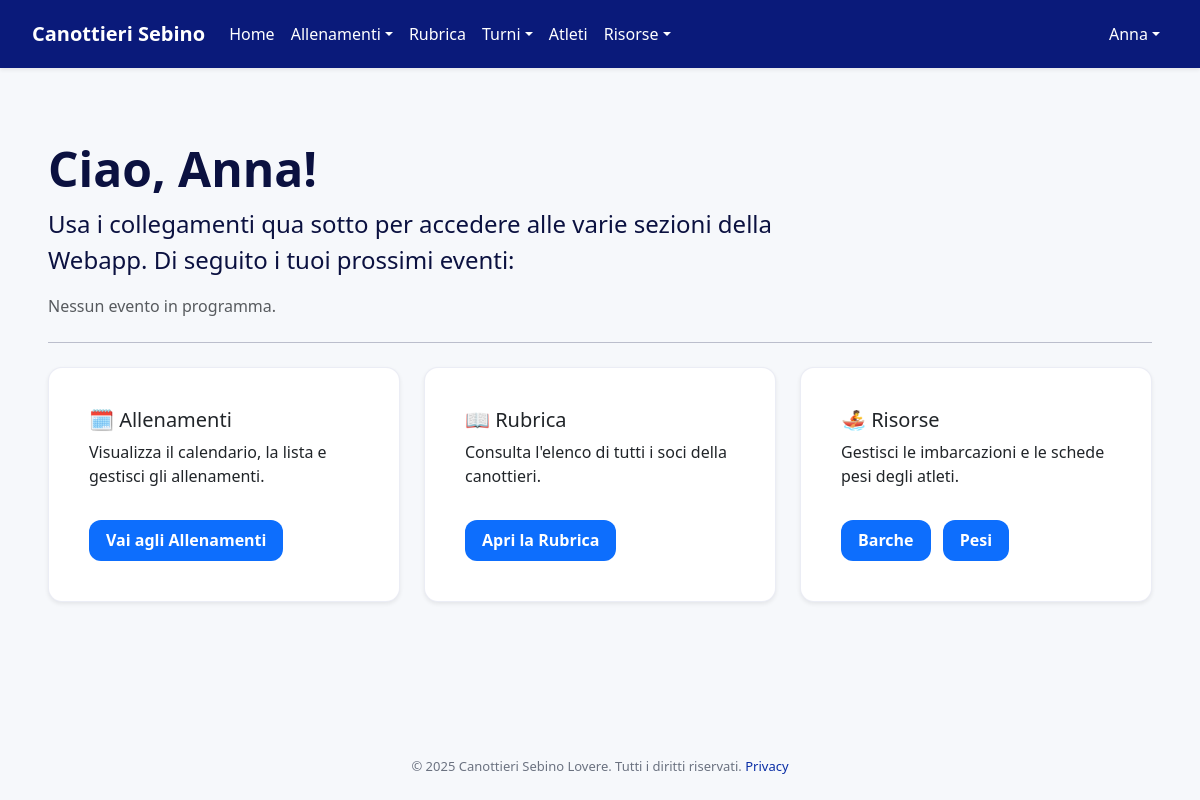
Page /dashboard (signed in) on the earlier database version.
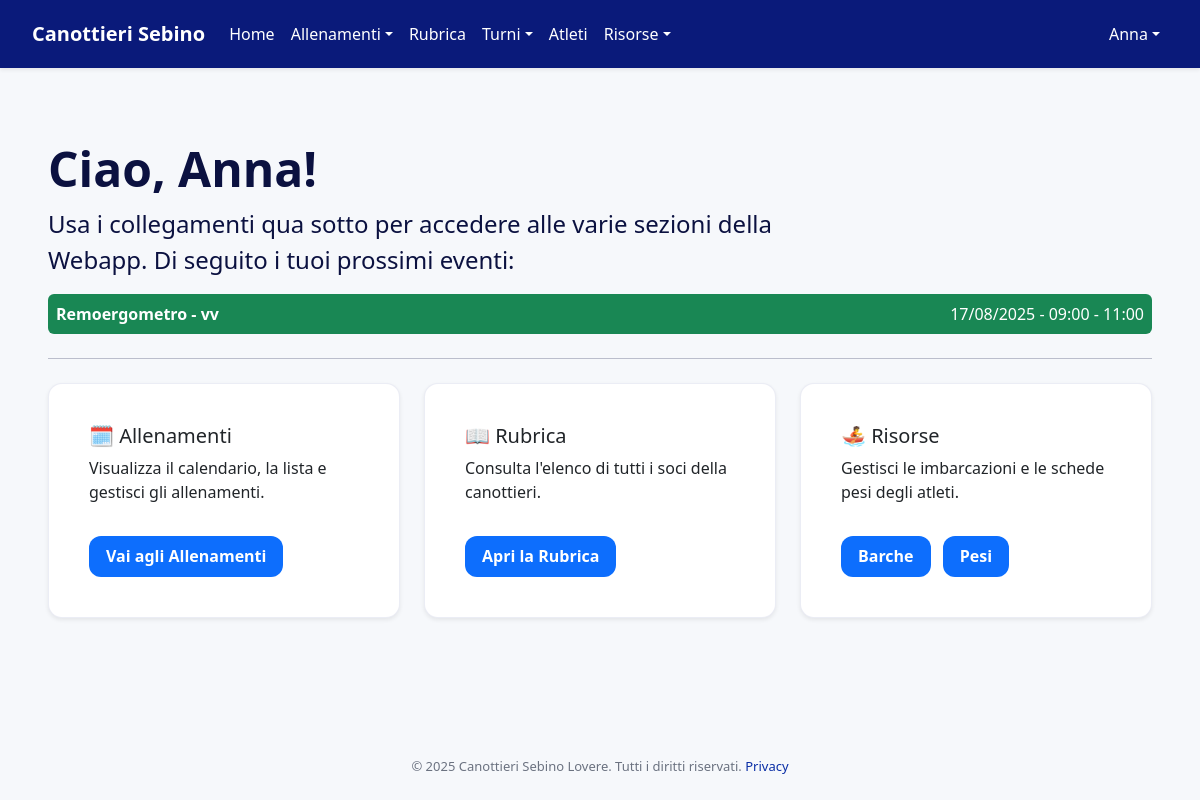
Same page on the later database version.
### models.py (models this page shows)
class Allenamento(Base):
    __tablename__ = "allenamenti"
    id = Column(Integer, primary_key=True, index=True)
    tipo = Column(String, nullable=False)
    descrizione = Column(String)
    data = Column(Date, nullable=False)
    orario = Column(String)
    time_start = Column(Time, nullable=True)
    time_end = Column(Time, nullable=True)
    recurrence = Column(String(20), nullable=True)
    repeat_until = Column(Date, nullable=True)
    barca_id = Column(ForeignKey('barche.id'), nullable=True)
    coach_id = Column(ForeignKey('users.id'), nullable=True)
    recurrence_id = Column(String, index=True, nullable=True)
    categories = relationship(
        "Categoria", secondary=allenamento_categoria_association, back_populates="allenamenti"
    )
    coaches = relationship(
        "User", secondary=allenamento_coach_association, back_populates="allenamenti_seguiti"
    )
    barca = relationship("Barca", lazy="selectin")
    coach = relationship("User", foreign_keys=[coach_id], lazy="selectin")

### routers/users.py (the view)
@router.get("/dashboard", response_class=HTMLResponse)
async def dashboard(
    request: Request,
    db: Session = Depends(get_db),
    current_user: models.User = Depends(get_current_user),
):
    today = date.today()
    events = []
    if current_user.is_atleta:
        allenamenti = (
            db.query(models.Allenamento)
            .join(models.Allenamento.categories)
            .options(
                joinedload(models.Allenamento.categories),
                joinedload(models.Allenamento.coaches),
            )
            .filter(
                models.Categoria.nome == current_user.category,
                models.Allenamento.data >= today,
            )
            .order_by(models.Allenamento.data, models.Allenamento.orario)
            .all()
        )
        for a in allenamenti:
            start_dt, end_dt = parse_orario(a.data, a.orario)
            events.append(
                {
                    "type": "allenamento",
                    "title": f"{a.tipo} - {a.descrizione}" if a.descrizione else a.tipo,
                    "date": a.data,
                    "start": start_dt,
                    "end": end_dt,
                    "color": get_color_for_type(a.tipo),
                    "description": a.descrizione or "Nessuna descrizione.",
                    "categories": ", ".join(c.nome for c in a.categories) if a.categories else "Nessuna",
                    "coaches": ", ".join(f"{c.first_name} {c.last_name}" for c in a.coaches) if a.coaches else "Nessuno",
                    "recurrence": "Sì" if a.recurrence_id else "No",
                }
            )
    if current_user.is_allenatore:
        turni = (
            db.query(models.Turno)
            .filter(models.Turno.user_id == current_user.id, models.Turno.data >= today)
            .order_by(models.Turno.data, models.Turno.fascia_oraria)
            .all()
        )
        for t in turni:
            start_hour, end_hour = (8, 12) if t.fascia_oraria == "Mattina" else (17, 21)
            start_dt = datetime.combine(t.data, time(hour=start_hour))
            end_dt = datetime.combine(t.data, time(hour=end_hour))
            events.append(
                {
                    "type": "turno",
                    "title": f"Turno {t.fascia_oraria}",
                    "date": t.data,
                    "start": start_dt,
                    "end": end_dt,
                    "fascia": t.fascia_oraria,
                    "description": f"Turno {t.fascia_oraria}",
                }
            )
        allenamenti_coach = (
            db.query(models.Allenamento)
            .join(models.Allenamento.coaches)
            .options(
                joinedload(models.Allenamento.categories),
                joinedload(models.Allenamento.coaches),
            )
            .filter(models.User.id == current_user.id, models.Allenamento.data >= today)
            .order_by(models.Allenamento.data, models.Allenamento.orario)
            .all()
        )
        for a in allenamenti_coach:
            start_dt, end_dt = parse_orario(a.data, a.orario)
            events.append(
                {
                    "type": "allenamento",
                    "title": f"{a.tipo} - {a.descrizione}" if a.descrizione else a.tipo,
                    "date": a.data,
                    "start": start_dt,
                    "end": end_dt,
                    "color": get_color_for_type(a.tipo),
                    "description": a.descrizione or "Nessuna descrizione.",
                    "categories": ", ".join(c.nome for c in a.categories) if a.categories else "Nessuna",
                    "coaches": ", ".join(f"{c.first_name} {c.last_name}" for c in a.coaches) if a.coaches else "Nessuno",
                    "recurrence": "Sì" if a.recurrence_id else "No",
                }
            )
    events.sort(key=lambda e: e["start"])
    events = events[:5]
    return templates.TemplateResponse(
        "dashboard.html",
        {"request": request, "current_user": current_user, "events": events},
    )

### templates/dashboard.html (shortened to what this page needs)
{% extends "layout/base.html" %}
{% block content %}
<div class="container-fluid px-4 py-5">
    <h1 class="display-5 fw-bold">Ciao, {{ current_user.first_name or current_user.username }}!</h1>
    <p class="col-lg-8 fs-4">Usa i collegamenti qua sotto per accedere alle varie sezioni della Webapp. Di seguito i tuoi prossimi eventi:</p>
    <div class="mb-4">
        {% if events %}
            {% for ev in events %}
                {% if ev.type == 'allenamento' %}
                <div class="dashboard-event p-2 mb-2 rounded text-white d-flex justify-content-between align-items-center"
                     style="background-color: {{ ev.color }};"
                     data-title="{{ ev.title }}"
                     data-date="{{ ev.date.strftime('%A, %d %B %Y') }}"
                     data-time="{{ ev.start.strftime('%H:%M') }}{% if ev.end %} - {{ ev.end.strftime('%H:%M') }}{% endif %}"
                     data-description="{{ ev.description }}"
                     data-categories="{{ ev.categories }}"
                     data-coaches="{{ ev.coaches }}"
                     data-recurrence="{{ ev.recurrence }}">
                    <span class="fw-semibold">{{ ev.title }}</span>
                    <span>{{ ev.date.strftime('%d/%m/%Y') }} - {{ ev.start.strftime('%H:%M') }}{% if ev.end %} - {{ ev.end.strftime('%H:%M') }}{% endif %}</span>
                </div>
                {% endif %}
            {% endfor %}
        {% else %}
        <p class="text-muted">Nessun evento in programma.</p>
        {% endif %}
    </div>
    <hr class="my-4">
    <div class="row g-4">
        <div class="col-md-6 col-lg-4">
            <div class="card h-100 shadow-sm">
                <div class="card-body d-flex flex-column">
                    <h5 class="card-title">🗓️ Allenamenti</h5>
                    <p class="card-text">Visualizza il calendario, la lista e gestisci gli allenamenti.</p>
                    <div class="mt-auto pt-3">
                        <a href="/calendario" class="btn btn-primary">Vai agli Allenamenti</a>
                    </div>
                </div>
            </div>
        </div>
        <div class="col-md-6 col-lg-4">
            <div class="card h-100 shadow-sm">
                <div class="card-body d-flex flex-column">
                    <h5 class="card-title">📖 Rubrica</h5>
                    <p class="card-text">Consulta l'elenco di tutti i soci della canottieri.</p>
                    <div class="mt-auto pt-3">
                        <a href="/rubrica" class="btn btn-primary">Apri la Rubrica</a>
                    </div>
                </div>
            </div>
        </div>
        <div class="col-md-6 col-lg-4">
            <div class="card h-100 shadow-sm">
                <div class="card-body d-flex flex-column">
                    <h5 class="card-title">🚣 Risorse</h5>
                    <p class="card-text">Gestisci le imbarcazioni e le schede pesi degli atleti.</p>
                    <div class="mt-auto pt-3">
                        <a href="/risorse/barche" class="btn btn-primary me-2">Barche</a>
                        <a href="/risorse/pesi" class="btn btn-primary">Pesi</a>
                    </div>
                </div>
            </div>
        </div>
    </div>
</div>
{% endblock %}

Differences in the rows shown:
added Allenamento: title "Remoergometro - vv", date "17/08/2025", start "09:00", end "11:00"
Other differences:
text no longer shown: "Nessun evento in programma."
